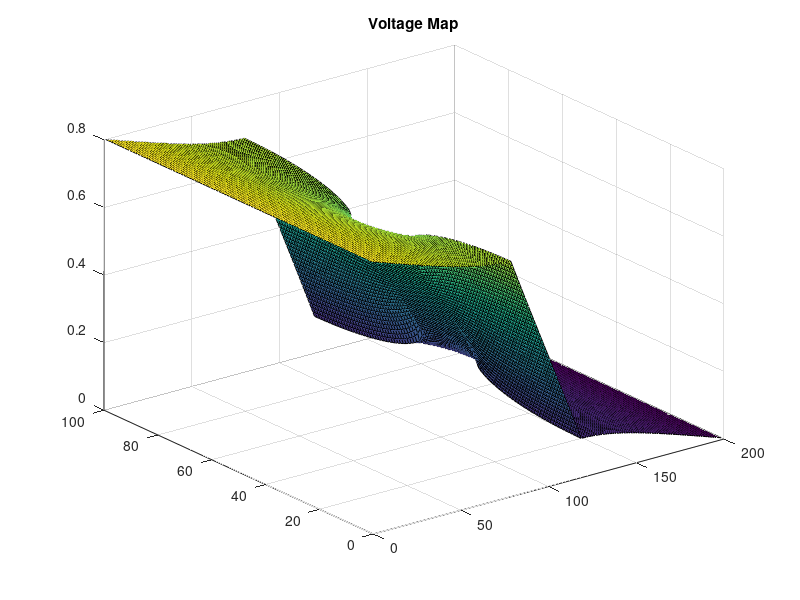
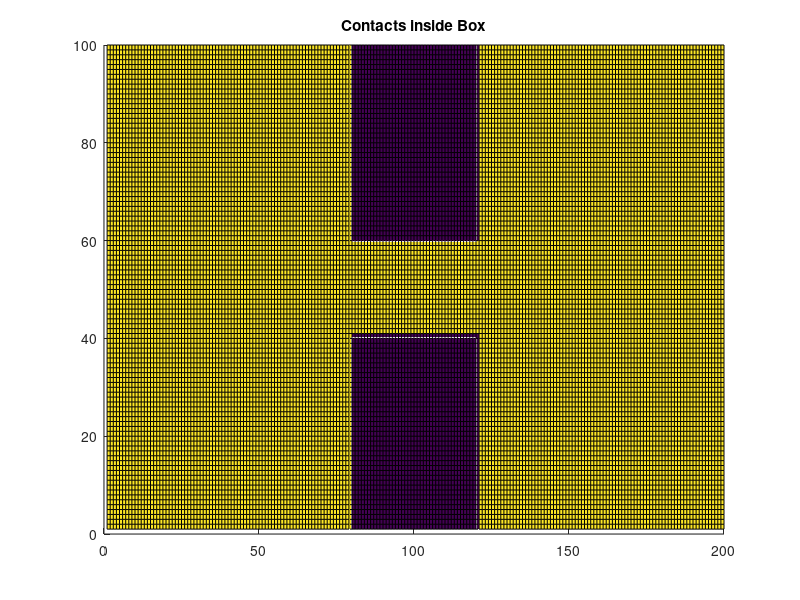
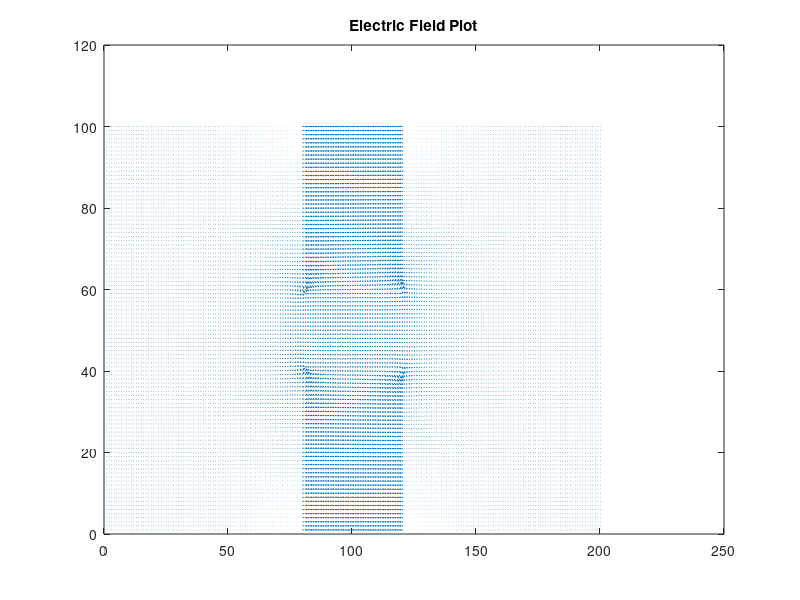

Write MATLAB code to recreate these figures, in order.
clear all

%this code uses the finite difference method to generate an electric field
%solution. It is used for Parts 2a and 2b only.

%constants
L = 200; %size of matrix in x
W = 100; %size of matrix in y
Lb = 40; %length of contact
Wb = 40; %width of contact
sigmaInside = 1e-2; %sigma value for contacts
sigmaOutside = 1;
q = 1.6e-19; %electron charge
m0 = 9.10938356e-31; %electron mass
T = 300; %temperature (K)
k = 1.380648e-23; %Boltzmann constant
m = 0.26*m0;
eConc = 10e-15; %electron concentration
iter = 50; %number of iterations to run the simulation
tau = 0.2e-12;

%create initial matrices
G = sparse(L*W,L*W);
F = zeros(1,L*W);
sigma = ones(W,L);

%create contacts
contactLeft = (L/2) - (Lb/2);
contactRight = (L/2) + (Lb/2);
contactBottom = Wb;
contactTop = W - Wb;

%set up sigma for contacts
sigma(:,:) = sigmaOutside;
sigma(contactTop:W, contactLeft:contactRight) = sigmaInside;
sigma(1:contactBottom, contactLeft:contactRight) = sigmaInside;

%G matrix
for x=1:L
    for y=1:W
        
        %mapping equation
        n = y +(x-1)*W;
        
        if(x==1) 
         
            G(n,n) = 1;
            F(n)= 0.8;
            
        elseif(x==L)
            
            G(n,n) = 1;
            F(n)=0;
            
        elseif(y == 1)
            
            %local mapping
            nyp = y+1+(x-1)*W;
            nxp = y+(x)*W;
            nxm = y+(x-2)*W;

            sig_yp =(sigma(y,x)+sigma(y+1,x))/2;
            sig_xp=(sigma(y,x)+ sigma(y,x+1))/2;
            sig_xm =(sigma(y,x)+ sigma(y,x-1))/2;
            
            G(n,n)= -(sig_yp+sig_xp+sig_xm);
            G(n,nyp)= sig_yp;
            G(n,nxp)=sig_xp;
            G(n,nxm)= sig_xm;
            
        elseif(y==W)
            
            %local mapping
            nxp = y+(x)*W;
            nxm = y+(x-2)*W;
            nym = y-1+(x-1)*W;

            sig_xp=(sigma(y,x)+ sigma(y,x+1))/2;
            sig_xm =(sigma(y,x)+ sigma(y,x-1))/2;
            sig_ym =(sigma(y,x)+ sigma(y-1,x))/2;
           
            G(n,n)=-(sig_ym+sig_xp+sig_xm);
            G(n,nym)=sig_ym;
            G(n,nxp)=sig_xp;
            G(n,nxm)=sig_xm;
            
        else
            
            %local mapping
            nyp = y+1+(x-1)*W;
            nxp = y+(x)*W;
            nxm = y+(x-2)*W;
            nym = y-1+(x-1)*W;

            sig_yp =(sigma(y,x)+sigma(y+1,x))/2;
            sig_xp=(sigma(y,x)+ sigma(y,x+1))/2;
            sig_xm =(sigma(y,x)+ sigma(y,x-1))/2;
            sig_ym =(sigma(y,x)+ sigma(y-1,x))/2;
        
            G(n,n)=-(sig_yp+sig_ym+sig_xp+sig_xm);
            G(n,nyp)= sig_yp;
            G(n,nym)= sig_ym;
            G(n,nxp)= sig_xp;
            G(n,nxm)= sig_xm;
            
        end
    end
end


V = G\F';

VMatrix = zeros(W,L);
%populate V matrix solution
for (x = 1:L)
    for (y = 1:W)
        n = y + (x-1)*W;
        VMatrix(y,x) = V(n);
    end
end

%solve for E 
[Ex_FDM1, Ey_FDM1] = gradient(-VMatrix*1e9);


%plots
figure(1)
surf(VMatrix);
title('Voltage Map');
colormap

figure(2)
surf(sigma);
title('Contacts inside Box');
view(2)

figure(3)
quiver(Ex_FDM1,Ey_FDM1)
title('Electric Field Plot');
view(0,90);


